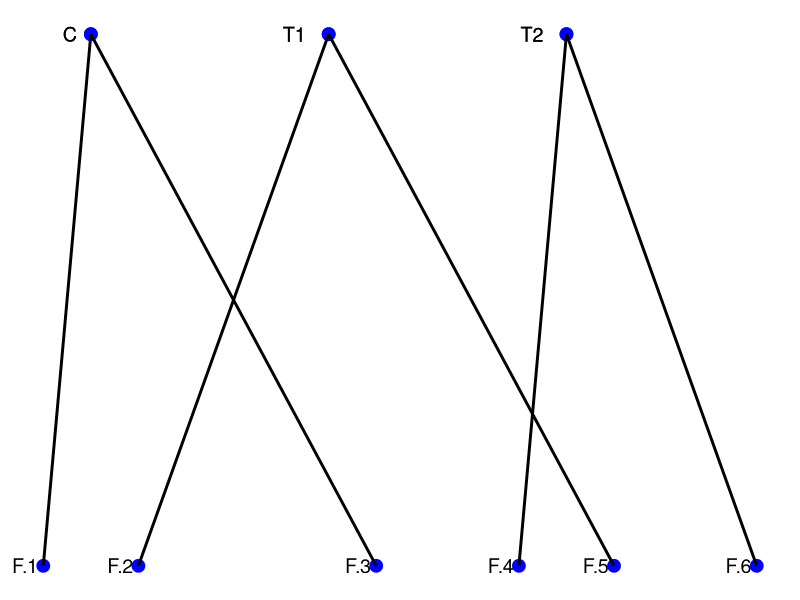
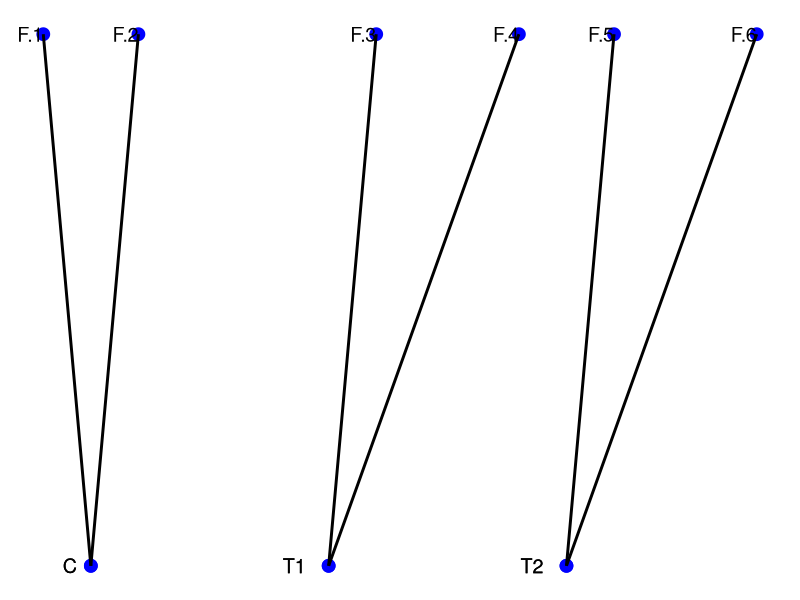
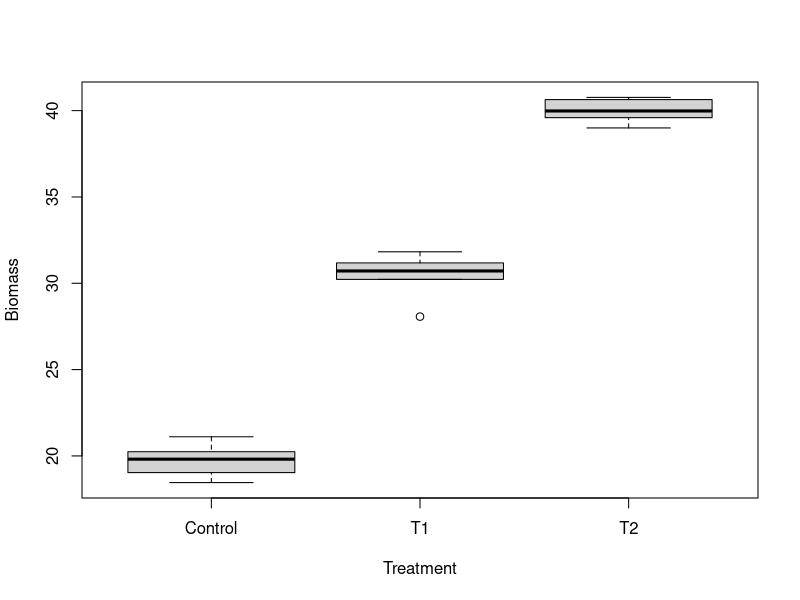
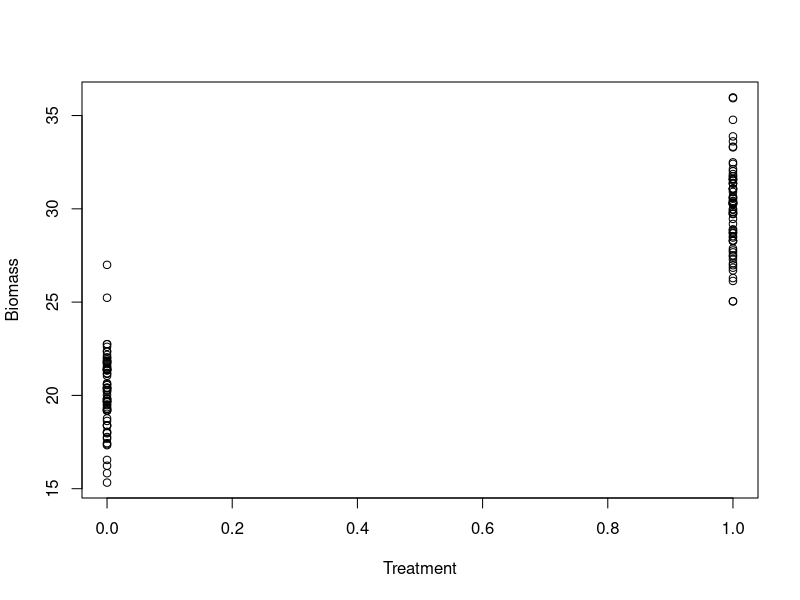

The R script that drew these images, in order: (Note: this script raises an error after producing the figures.)
## ---- chunk 1

knitr::opts_chunk$set(
	echo = TRUE,
	message = FALSE,
	warning = FALSE,
	cache = TRUE
	)
## ---- chunk 2

#  NRES 710, Nested Designs
#     University of Nevada, Reno
#     Different applications of nested designs

## ---- chunk 3
library(ggplot2)

# Data for the plot
nested_data <- data.frame(
  treatment = c("C", "T1", "T2"),
  field = c("F.1", "F.2", "F.3", "F.4", "F.5", "F.6"),
  x_treatment = c(1, 2, 3),  # Spread treatments across x-axis
  x_field = c(0.8, 1.2, 2.2, 2.8, 3.2, 3.8),  # Spread fields across x-axis below treatments
  y_treatment = rep(3, 3),  # Treatments on top (y = 3)
  y_field = rep(1, 6)  # Fields below (y = 1)
)

# Coordinates for plotting lines between treatments and fields
lines_data <- data.frame(
  x = c(1, 1, 2, 2, 3, 3),
  xend = c(0.8, 2.2, 1.2, 3.2, 2.8, 3.8),
  y = c(3, 3, 3, 3, 3, 3),
  yend = rep(1, 6)
)

# Plotting the hierarchy
ggplot() +
  # Plot the treatments at the top
  geom_point(aes(x = nested_data$x_treatment, y = nested_data$y_treatment), size = 4, color = "blue") +
  geom_text(aes(x = nested_data$x_treatment, y = nested_data$y_treatment, label = nested_data$treatment), 
            hjust = 2, size = 5) +  # Slightly move the treatment labels up

  # Plot the fields at the bottom
  geom_point(aes(x = nested_data$x_field, y = nested_data$y_field), size = 4, color = "blue") +
  geom_text(aes(x = nested_data$x_field, y = nested_data$y_field, label = nested_data$field), 
            hjust = 1.2, size = 5) +  # Slightly move the field labels down

  # Draw lines connecting treatments to fields
  geom_segment(data = lines_data, aes(x = x, xend = xend, y = y, yend = yend), size = 1) +

  # Remove axis labels and ticks
  scale_x_continuous(breaks = NULL) +
  scale_y_continuous(breaks = NULL) +

  # Customize labels and appearance
  labs(x = NULL, y = NULL) +
  theme_minimal() +
  theme(axis.text = element_blank(), axis.ticks = element_blank())

## ---- chunk 4
library(ggplot2)

# Data for the plot
nested_data <- data.frame(
  treatment = c("C", "T1", "T2"),
  field = c("F.1", "F.2", "F.3", "F.4", "F.5", "F.6"),
  x_treatment = c(1, 2, 3),  # Spread treatments across x-axis
  x_field = c(0.8, 1.2, 2.2, 2.8, 3.2, 3.8),  # Spread fields across x-axis above treatments
  y_treatment = rep(1, 3),  # Treatments below (y = 1)
  y_field = rep(3, 6)  # Fields above (y = 3)
)

# Coordinates for plotting lines between fields and treatments
lines_data <- data.frame(
  x = c(0.8, 1.2, 2.2, 2.8, 3.2, 3.8),
  xend = c(1, 1, 2, 2, 3, 3),
  y = rep(3, 6),
  yend = rep(1, 6)
)

# Plotting the hierarchy
ggplot() +
  # Plot the fields at the top
  geom_point(aes(x = nested_data$x_field, y = nested_data$y_field), size = 4, color = "blue") +
  geom_text(aes(x = nested_data$x_field, y = nested_data$y_field, label = nested_data$field), 
            hjust = 1, size = 5) +  # Slightly move the field labels up

  # Plot the treatments at the bottom
  geom_point(aes(x = nested_data$x_treatment, y = nested_data$y_treatment), size = 4, color = "blue") +
  geom_text(aes(x = nested_data$x_treatment, y = nested_data$y_treatment, label = nested_data$treatment), 
            hjust = 2, size = 5) +  # Slightly move the treatment labels down

  # Draw lines connecting fields to treatments
  geom_segment(data = lines_data, aes(x = x, xend = xend, y = y, yend = yend), size = 1) +

  # Remove axis labels and ticks
  scale_x_continuous(breaks = NULL) +
  scale_y_continuous(breaks = NULL) +

  # Customize labels and appearance
  labs(x = NULL, y = NULL) +
  theme_minimal() +
  theme(axis.text = element_blank(), axis.ticks = element_blank())

## ---- chunk 5
### Nested design analysis in R

# Read the data
datum <- read.csv("lecture_18_dataset1.csv")

# Examine it
head(datum, 10)

# Make 'Treatment' a factor
datum$Treatment <- as.factor(datum$Treatment)

# Plot it
plot(Biomass ~ Treatment, data = datum)

## ---- chunk 6
# Simple linear model
results <- lm(Biomass ~ Treatment, data = datum)
summary(results)

## ---- chunk 7
# Linear mixed-effects model
library(nlme)
results2 <- lme(Biomass ~ Treatment, data = datum, random = ~1|Field)
summary(results2)

## ---- chunk 8
### Another example analysis in R
# Read the data
datum <- read.csv("lecture_18_dataset2.csv")

# Examine it
head(datum, 15)

# Structure
str(datum)

# Plot it
plot(Biomass ~ Treatment, data = datum)

## ---- chunk 9
# Linear mixed-effects model - incorrect random-effect structure for this design
results <- lme(Biomass ~ Treatment, data = datum, random = ~1|Plot)
summary(results)
# This says: only 3 groups (plots). But we had more! This is not specified correctly; this is assuming a different structure than we really have.

## ---- chunk 10
# Linear mixed-effects model - correct random-effect structure for this design
results2 <- lme(Biomass ~ Treatment, data = datum, random = ~1|Field/Plot)
summary(results2)

## ---- chunk 11
################### 'Truth' #################### 
### Lecture 18: code to simulate data for class

### Dataset 1
# Simulate nested-design data
set.seed(123)

# Fields
n_fields <- 6
n_samples <- 3
Field <- sort(rep(1:n_fields, n_samples))

# Treatment
Treatment <- c(rep("Control", n_samples*2), rep("T1", n_samples*2), rep("T2", n_samples*2))

# Dummy-code treatment
dummy <- data.frame(model.matrix(~ Treatment - 1))
colnames(dummy) <- c("Control", "T1", "T2")

# Field error
FieldError <- rep(rnorm(n_fields, 0, 0.5), each = n_samples)

# Error within fields (residual error)
Error <- rnorm(n_samples*n_fields, 0, 1)

# Response variable -- biomass
Biomass <- 20 + 10*dummy$T1 + 20*dummy$T2 + FieldError + Error

# Save the data
datum <- data.frame(Field = Field, Treatment = Treatment, Control = dummy$Control, T1 = dummy$T1, T2 = dummy$T2, FieldError = FieldError, Error = Error, Biomass = Biomass)

# Save the data
write.csv(datum, "lecture_18_dataset1.csv", row.names = FALSE)


### Dataset 2
# Simulate nested-design data
set.seed(123)

# Fields
n_fields <- 24
n_plots <- 3
n_treatments <- 2
Field <- sort(rep(rep(1:n_fields, n_plots), n_treatments))

# Plots
Plot <- rep(c(rep(1, n_treatments), rep(2, n_treatments), rep(3, n_treatments)), n_fields)

# Treatments
Treatment <- rep(rep(c(0, 1), n_plots), n_fields)

# Field error
FieldError <- rep(rnorm(n_fields, 0, 1), each = n_plots * n_treatments)

# Plot error
PlotError <- rep(rnorm(n_plots * n_fields, 0, 2), each = n_treatments)

# Residual error
Error <- rnorm(length(Field), 0, 1)

# Response variable -- biomass
Biomass <- 20 + 10*Treatment + FieldError + PlotError + Error

# Save the data
datum <- data.frame(Field = Field, Plot = Plot, Treatment = Treatment, FieldError = FieldError, Error = Error, Biomass = Biomass)

# Save the data
write.csv(datum, "lecture_18_dataset2.csv", row.names = FALSE)


